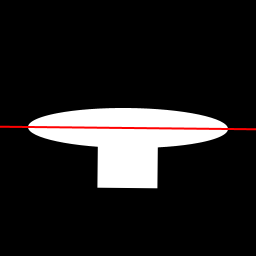
Frame 1 (no input)
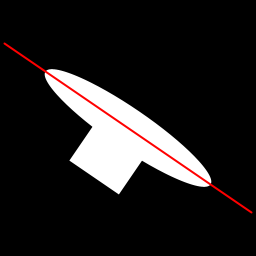
Frame 60 (the mouse pressed at the canvas centre just before this capture)
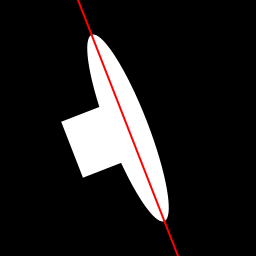
Frame 120 (the mouse held since frame 60 and released just before this capture)

The Processing sketch that drew these frames (run headless with seeded random() and noise(); from frame 60 on, the mouse is pressed at the canvas centre):

// Processing sketch: MaximumAxis
// ── MaximumAxis.pde
//|  ===============  |
//|  |     THE     |  |
//|  POCKET HANDBOOK  |
//|OF IMAGE PROCESSING|
//|  ALGORITHMS IN C  |
//|  |             |  |

// Maximum Axis
// Page 145 (Moments on page 157)

// Notes:
// - The quadratic root formula used in the 
//   book is incorrectly written as -b*sqrt(b^2+4ac)/2,
//   where * should be +/-
// - After correcting the formula, the two roots
//   alternate between being minimum and maximum axes.
//   This seems to be fixed by casing on the sign of
//   cm11.
// - In the central moment code in the book, 
//   i-yb should be j-yb in the second to last nested for loop.
//   All the loops are re-nested in a cache friendly
//   manner in this port.

class Image {
  int Rows;
  int Cols;
  char[] Data;
  Image(int w, int h){
    Data = new char[w*h];
    Rows = h;
    Cols = w;
  }
  Image(PImage img){
    this(img.width,img.height);
    img.loadPixels();
    for (int i = 0; i < img.pixels.length; i++){
      Data[i] = (char)(0.21 * (float)(img.pixels[i] >> 16 & 0xFF) + 0.72 * (float)(img.pixels[i] >> 8 & 0xFF) + 0.07 * (float)(img.pixels[i] & 0xFF));
      //Data[i]/=255; 
    }
  }
  PImage toPImage(){
    PImage img = createImage(Cols,Rows,ARGB);
    img.loadPixels();
    for (int i = 0; i < img.pixels.length; i++){
      img.pixels[i] = 0xFF000000 | (Data[i] << 16) |  (Data[i] << 8) | Data[i];
    }
    img.updatePixels();
    return img;
  }
};


float cmoment(int p, int q, Image In, int x1, int y1, int x2, int y2){
  int i,j,xb,yb;
  float m00=0.0,m10=0.0,m01=0.0,upq=0.0;
  
  if ((p==1 && q==0) || (p==0 && q==1))
    return upq;
    
  for (i = y1; i < y2; ++i)
    for (j = x1; j < x2; ++j)
      m00 += In.Data[i*In.Cols+j];
      
  if (p == 0 && q == 0) return m00;
  
  for (i = y1; i < y2; ++i)
    for (j = x1; j < x2; ++j)
      m10 += j * In.Data[i*In.Cols+j];
      
  if (p==1 && q==0) return m10;
      
  for (i = y1; i < y2; ++i)
    for (j = y1; j < y2; ++j)
      m01 += i * In.Data[i*In.Cols+j];
      
  if (p==0 && q==1) return m01;
  
  xb = (int)floor(0.5+m10/m00);
  yb = (int)floor(0.5+m01/m00);
  
  if (p == 0){
    for (i=y1; i<y2; ++i)
      for (j=x1; j<x2; ++j)
        upq += pow(i-yb,q)*In.Data[i*In.Cols+j];
    return upq;
  }
  if (q == 0){
    for (i=y1; i<y2; ++i)
      for (j=x1; j<x2; ++j)
        upq += pow(j-xb,p)*In.Data[i*In.Cols+j];
    return upq;
  }
  for (i=y1; i<y2; ++i)
    for (j=x1; j<x2; ++j)
      upq += pow(j-xb,p) * pow(i-yb,q) * In.Data[i*In.Cols+j];
   return upq;
}

float max_axis_slope(Image In, int x1, int y1, int x2, int y2){
  float cm20, cm02, cm11, b;

  cm20 = cmoment(2,0,In,x1,y1,x2,y2);
  cm02 = cmoment(0,2,In,x1,y1,x2,y2);
  cm11 = cmoment(1,1,In,x1,y1,x2,y2);
  
  b = (cm20-cm02)/cm11;
  
  if (cm11 > 0){
    return atan(((-b)+sqrt(b*b+4.0))/2.0);
  }else{
    return atan(((-b)-sqrt(b*b+4.0))/2.0);
  }
  

}



void setup(){
  size(256,256);
  
}
void draw(){
  
  PGraphics img = createGraphics(256,256);
  img.beginDraw();
  
  img.background(0);
  img.translate(128,128);
  img.rotate(0.01*frameCount);
  img.noStroke();
  img.ellipse(0,0,200,40);
  
  img.rect(-30,0,60,60);
  
  img.endDraw();
  
  image(img,0,0);
  
  Image In = new Image(img);
  
  float a = max_axis_slope(In,0,0,img.width,img.height);

  strokeWeight(2);

  pushMatrix();
  translate(128,128);
  rotate(a);
  stroke(255,0,0);
  line(-150,0,150,0);
  popMatrix();
  

  save("preview.png");
}
